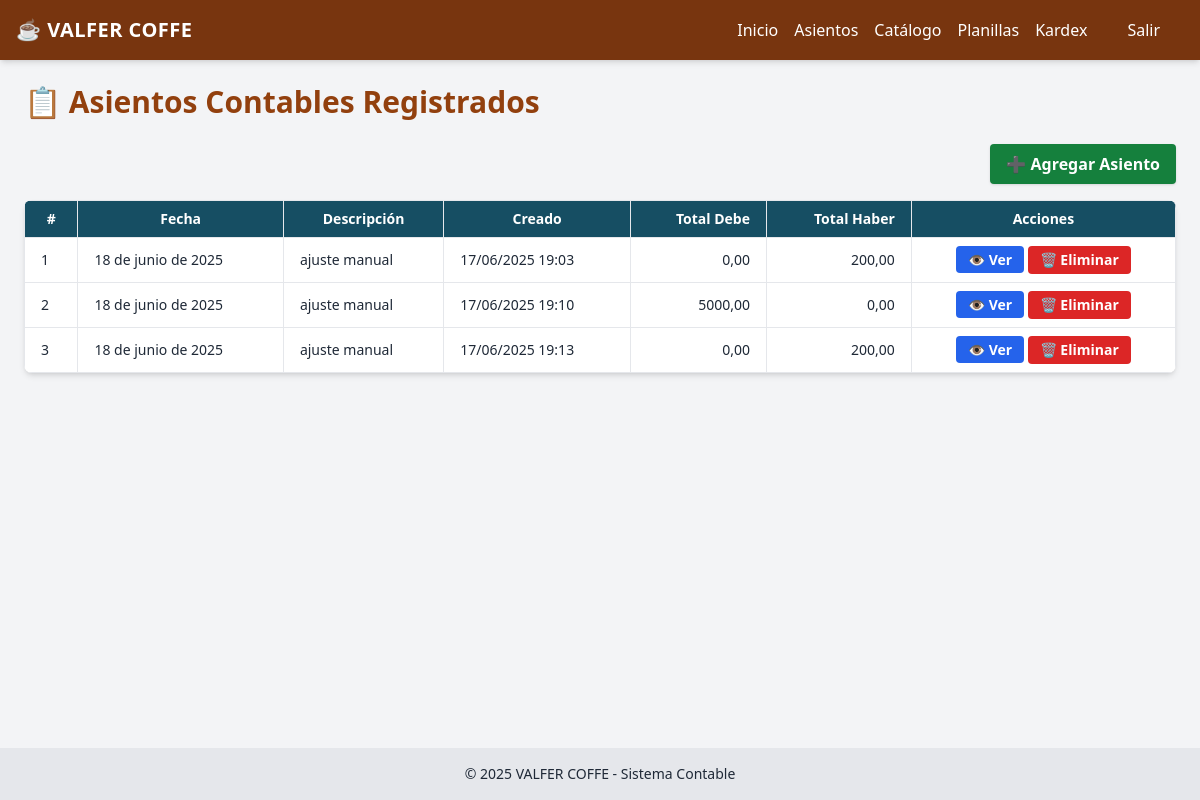
The app's page /asientos/, older data.
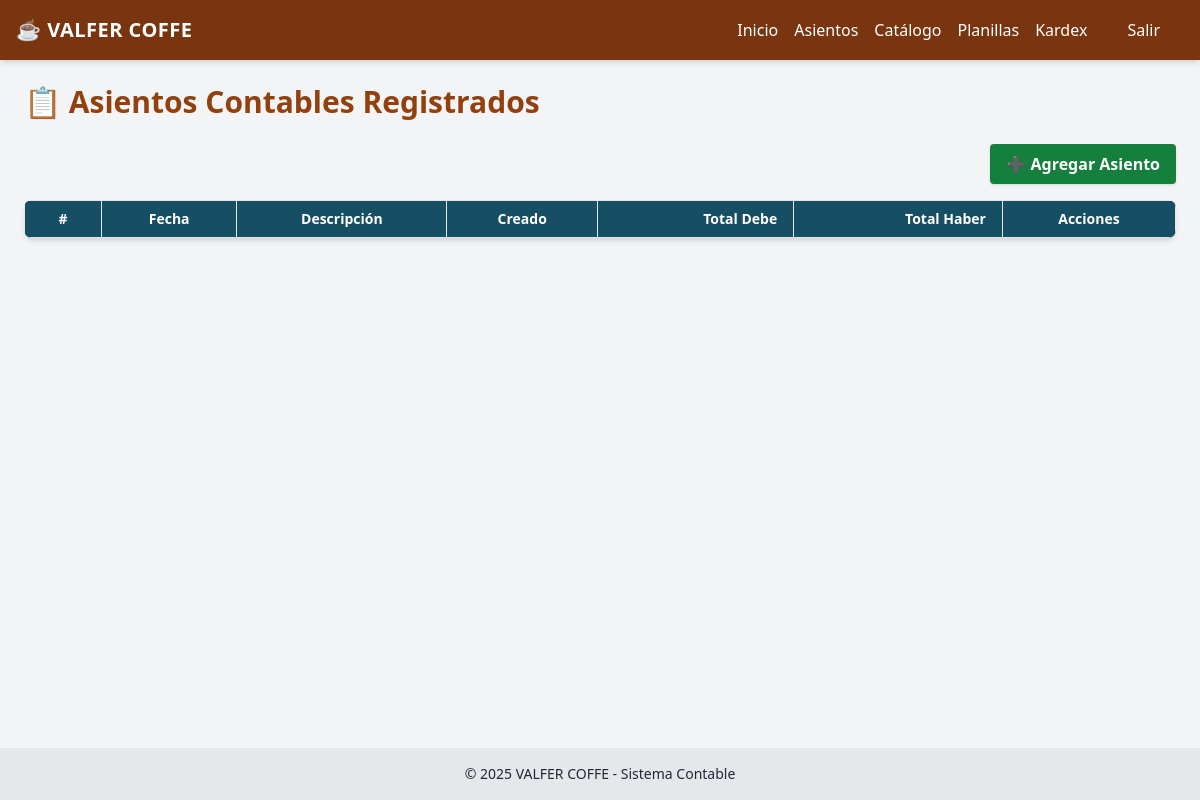
The same page, newer data.
### contabilidad/models.py (models this page shows, shortened)
class AsientoContable(models.Model):
    fecha = models.DateField()
    descripcion = models.TextField()
    creado_en = models.DateTimeField(auto_now_add=True)

### contabilidad/views.py (the view)
# urls.py: path('asientos/', views.listar_asientos, name='listar_asientos'),
def listar_asientos(request):
    asientos = AsientoContable.objects.all().order_by('-fecha')
    data = []
    for asiento in asientos:
        total_debe = asiento.detalleasiento_set.aggregate(total=Sum('debe'))['total'] or 0
        total_haber = asiento.detalleasiento_set.aggregate(total=Sum('haber'))['total'] or 0
        data.append({
            'asiento': asiento,
            'total_debe': total_debe,
            'total_haber': total_haber,
        })
    return render(request, 'contabilidad/listar_asientos.html', {
        'asientos_data': data
    })

### contabilidad/templates/contabilidad/listar_asientos.html (shortened to what this page needs)
{% extends 'contabilidad/base.html' %}
{% block content %}
<div class="max-w-6xl mx-auto">
  <h2 class="text-3xl font-extrabold text-amber-800 mb-6">📋 Asientos Contables Registrados</h2>
  <div class="flex justify-end mb-4">
    <a href="{% url 'crear_asiento_contable' %}" class="bg-green-700 hover:bg-green-800 text-white px-4 py-2 rounded font-semibold shadow inline-flex items-center">
      ➕ Agregar Asiento
    </a>
  </div>
  <div class="bg-white shadow-md rounded-lg overflow-hidden">
    <div class="overflow-x-auto">
      <table class="min-w-full text-sm border-collapse">
        <thead class="bg-cyan-900 text-white">
          <tr>
            <th class="border px-4 py-2">#</th>
            <th class="border px-4 py-2">Fecha</th>
            <th class="border px-4 py-2">Descripción</th>
            <th class="border px-4 py-2">Creado</th>
            <th class="border px-4 py-2 text-right">Total Debe</th>
            <th class="border px-4 py-2 text-right">Total Haber</th>
            <th class="border px-4 py-2 text-center">Acciones</th>
          </tr>
        </thead>
        <tbody>
          {% for item in asientos_data %}
            <tr class="border-t hover:bg-amber-50">
              <td class="border px-4 py-2">{{ forloop.counter }}</td>
              <td class="border px-4 py-2">{{ item.asiento.fecha }}</td>
              <td class="border px-4 py-2">{{ item.asiento.descripcion }}</td>
              <td class="border px-4 py-2">{{ item.asiento.creado_en|date:"d/m/Y H:i" }}</td>
              <td class="border px-4 py-2 text-right">{{ item.total_debe|floatformat:2 }}</td>
              <td class="border px-4 py-2 text-right">{{ item.total_haber|floatformat:2 }}</td>
              <td class="border px-4 py-2 text-center">
                <a href="{% url 'ver_asiento' item.asiento.id %}" class="bg-blue-600 hover:bg-blue-700 text-white py-1 px-3 rounded font-semibold">👁️ Ver</a>
                <button onclick="confirmarEliminacion({{ item.asiento.id }})" class="bg-red-600 hover:bg-red-700 text-white py-1 px-3 rounded font-semibold">🗑️ Eliminar</button>
              </td>
            </tr>
          {% endfor %}
        </tbody>
      </table>
    </div>
  </div>
</div>
<link rel="stylesheet" href="https://cdnjs.cloudflare.com/ajax/libs/animate.css/4.1.1/animate.min.css"/>
{% endblock %}

Row changes from the older to the newer data that the page shows:
removed AsientoContable: asiento.fecha "18 de junio de 2025", asiento.descripcion "ajuste manual", asiento.creado_en "17/06/2025 19:03", total_debe "0,00", total_haber "200,00"
removed AsientoContable: asiento.fecha "18 de junio de 2025", asiento.descripcion "ajuste manual", asiento.creado_en "17/06/2025 19:10", total_debe "5000,00", total_haber "0,00"
removed AsientoContable: asiento.fecha "18 de junio de 2025", asiento.descripcion "ajuste manual", asiento.creado_en "17/06/2025 19:13", total_debe "0,00", total_haber "200,00"
